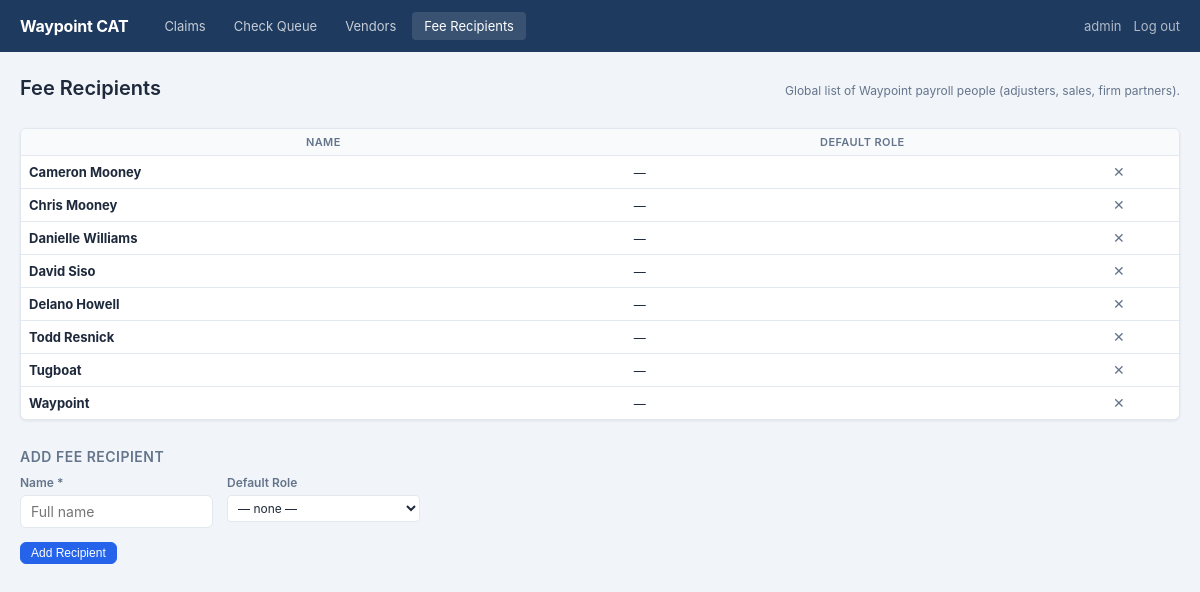
/fee-recipients (signed in), run on the app's committed database.
### tables this page shows
CREATE TABLE users (
    id            INTEGER PRIMARY KEY AUTOINCREMENT,
    username      TEXT NOT NULL UNIQUE,
    password_hash TEXT NOT NULL,
    created_at    TEXT NOT NULL
);

CREATE TABLE fee_recipients (
    id           INTEGER PRIMARY KEY AUTOINCREMENT,
    name         TEXT NOT NULL UNIQUE,
    default_role TEXT,
    created_at   TEXT NOT NULL
);

### main.py (the view)
@app.route("/fee-recipients")
@login_required
def fee_recipients_list():
    recipients = db_module.get_all_fee_recipients()
    return render_template("fee_recipients.html", recipients=recipients,
                           roles=ASSIGNEE_ROLES)

### auth.py (called while the page is built)
@login_manager.user_loader
def load_user(user_id: str) -> User | None:
    row = db.get_user_by_id(int(user_id))
    if row:
        return User(row["id"], row["username"])
    return None

### db.py (called while the page is built)
def get_db() -> sqlite3.Connection:
    if "db" not in g:
        g.db = sqlite3.connect(config.DB_PATH)
        g.db.row_factory = sqlite3.Row
        g.db.execute("PRAGMA foreign_keys = ON")
    return g.db

def _row(conn, query, params=()):
    return conn.execute(query, params).fetchone()

def _rows(conn, query, params=()):
    return [dict(r) for r in conn.execute(query, params).fetchall()]

def get_user_by_id(user_id: int) -> dict | None:
    row = _row(get_db(), "SELECT * FROM users WHERE id = ?", (user_id,))
    return dict(row) if row else None

def get_all_fee_recipients() -> list[dict]:
    return _rows(get_db(), "SELECT * FROM fee_recipients ORDER BY name")

### templates/fee_recipients.html (shortened to what this page needs)
{% extends "base.html" %}
{% block content %}
<div class="page-header">
  <h2>Fee Recipients</h2>
  <p class="text-muted text-small" style="margin-top:4px">
    Global list of Waypoint payroll people (adjusters, sales, firm partners).
  </p>
</div>
<section class="section" id="recipients-section">
  <div class="table-wrap">
    <table class="table table-compact">
      <thead>
        <tr>
          <th>Name</th>
          <th>Default Role</th>
          <th class="actions-col"></th>
        </tr>
      </thead>
      <tbody>
        {% for r in recipients %}
        <tr id="recipient-{{ r.id }}">
          <td><strong>{{ r.name }}</strong></td>
          <td class="capitalize text-small">{{ r.default_role or '—' }}</td>
          <td class="actions-col nowrap">
            <button class="btn-icon btn-icon-danger"
                    hx-delete="{{ url_for('fee_recipient_delete', rid=r.id) }}"
                    hx-target="#recipients-section"
                    hx-swap="outerHTML"
                    hx-confirm="Remove '{{ r.name }}'?">✕</button>
          </td>
        </tr>
        {% else %}
        <tr><td colspan="3" class="text-center text-muted" style="padding:20px">No fee recipients yet.</td></tr>
        {% endfor %}
      </tbody>
    </table>
  </div>
</section>
<section class="section">
  <div class="section-header"><h3>Add Fee Recipient</h3></div>
  <form hx-post="{{ url_for('fee_recipient_create') }}"
        hx-target="#recipients-section"
        hx-swap="outerHTML">
    <div class="form-grid-2" style="max-width:400px">
      <div class="field">
        <label>Name *</label>
        <input type="text" name="name" class="input-sm" required placeholder="Full name">
      </div>
      <div class="field">
        <label>Default Role</label>
        <select name="default_role" class="select-sm">
          <option value="">— none —</option>
        </select>
      </div>
    </div>
    <button type="submit" class="btn btn-primary btn-sm">Add Recipient</button>
  </form>
</section>
{% endblock %}

### templates/base.html (shortened to what this page needs)
<!DOCTYPE html>
<html lang="en">
<head>
  <link rel="stylesheet" href="{{ url_for('static', filename='style.css') }}">
</head>
<body>
{% if current_user.is_authenticated %}
<nav class="nav">
  <div class="nav-brand">
    <a href="{{ url_for('claims_list') }}">Waypoint CAT</a>
  </div>
  <div class="nav-links">
    <a href="{{ url_for('claims_list') }}" class="{% if request.endpoint == 'claims_list' %}active{% endif %}">Claims</a>
    <a href="{{ url_for('checks_queue') }}" class="{% if request.endpoint == 'checks_queue' %}active{% endif %}">Check Queue</a>
    <a href="{{ url_for('vendors_list') }}" class="{% if request.endpoint == 'vendors_list' %}active{% endif %}">Vendors</a>
    <a href="{{ url_for('fee_recipients_list') }}" class="{% if request.endpoint == 'fee_recipients_list' %}active{% endif %}">Fee Recipients</a>
  </div>
  <div class="nav-user">
    <span>{{ current_user.username }}</span>
    <a href="{{ url_for('logout') }}">Log out</a>
  </div>
</nav>
{% endif %}
<main class="main">
  {% block content %}{% endblock %}
</main>
</body>
</html>

### static/style.css (style rules this page uses)
*, *::before, *::after { box-sizing: border-box; margin: 0; padding: 0; }
:root { --navy: #1e3a5f; --blue: #2563eb; --green: #059669; --red: #dc2626; --bg: #f1f5f9; --card: #ffffff; --border: #e2e8f0; --text: #1e293b; --muted: #64748b; --shadow: 0 1px 3px rgba(0,0,0,.08); --radius: 6px; --font: -apple-system, BlinkMacSystemFont, "Segoe UI", Roboto, sans-serif; }
body { font-family: var(--font); font-size: 14px; color: var(--text); background: var(--bg); min-height: 100vh; }
a { color: var(--blue); text-decoration: none; }
.nav { background: var(--navy); display: flex; align-items: center; padding: 0 20px; height: 52px; gap: 24px; position: sticky; top: 0; z-index: 100; }
.nav-brand a { color: #fff; font-weight: 700; font-size: 16px; letter-spacing: -.2px; }
.nav-links { display: flex; gap: 4px; flex: 1; }
.nav-links a { color: rgba(255,255,255,.75); padding: 6px 12px; border-radius: 4px; font-size: 13px; }
.nav-links a:hover, .nav-links a.active { background: rgba(255,255,255,.12); color: #fff; text-decoration: none; }
.nav-user { display: flex; align-items: center; gap: 12px; color: rgba(255,255,255,.65); font-size: 13px; }
.nav-user a { color: rgba(255,255,255,.65); }
.main { max-width: 1400px; margin: 0 auto; padding: 24px 20px 60px; }
.page-header { display: flex; align-items: center; justify-content: space-between; margin-bottom: 20px; flex-wrap: wrap; gap: 12px; }
.page-header h2 { font-size: 20px; font-weight: 600; }
.section { margin-top: 28px; }
.section-header { display: flex; align-items: center; justify-content: space-between; margin-bottom: 10px; }
.section-header h3 { font-size: 14px; font-weight: 600; text-transform: uppercase; letter-spacing: .5px; color: var(--muted); }
.table-wrap { background: var(--card); border: 1px solid var(--border); border-radius: var(--radius); overflow: hidden; box-shadow: var(--shadow); margin-bottom: 8px; }
.table { width: 100%; border-collapse: collapse; font-size: 13px; }
.table th { background: #f8fafc; font-size: 11px; font-weight: 600; text-transform: uppercase; letter-spacing: .4px; color: var(--muted); padding: 8px 10px; border-bottom: 1px solid var(--border); white-space: nowrap; }
.table td { padding: 8px 10px; border-bottom: 1px solid var(--border); vertical-align: middle; }
.table tbody tr:last-child td { border-bottom: none; }
.table-compact th, .table-compact td { padding: 6px 8px; }
.nowrap { white-space: nowrap; }
.capitalize { text-transform: capitalize; }
.text-small { font-size: 12px; }
.text-muted { color: var(--muted); }
.actions-col { width: 80px; white-space: nowrap; }
.btn { display: inline-flex; align-items: center; gap: 4px; padding: 7px 14px; border-radius: var(--radius); font-size: 13px; font-weight: 500; cursor: pointer; border: 1px solid transparent; line-height: 1; white-space: nowrap; transition: background .12s, border-color .12s; }
.btn-primary { background: var(--blue); color: #fff; border-color: var(--blue); }
.btn-sm { padding: 4px 10px; font-size: 12px; }
.btn-icon { background: none; border: none; cursor: pointer; padding: 3px 6px; font-size: 14px; color: var(--muted); border-radius: 3px; line-height: 1; }
.field { display: flex; flex-direction: column; gap: 5px; margin-bottom: 14px; }
.field label { font-size: 12px; font-weight: 600; color: var(--muted); }
input[type="text"], input[type="password"], input[type="number"], input[type="date"], input[type="email"], select, textarea { border: 1px solid var(--border); border-radius: var(--radius); padding: 7px 10px; font-size: 14px; font-family: var(--font); color: var(--text); background: #fff; width: 100%; transition: border-color .12s; }
.input-sm { padding: 4px 6px; font-size: 12px; border-radius: 4px; width: 100%; min-width: 50px; }
.form-grid-2 { display: grid; grid-template-columns: 1fr 1fr; gap: 14px; }
.select-sm { padding: 4px 6px; font-size: 12px; border-radius: 4px; width: auto; max-width: 220px; }

### data on the page
users: username "admin"
fee_recipients: name "Cameron Mooney", default_role "—"
fee_recipients: name "Chris Mooney", default_role "—"
fee_recipients: name "Danielle Williams", default_role "—"
fee_recipients: name "David Siso", default_role "—"
fee_recipients: name "Delano Howell", default_role "—"
fee_recipients: name "Todd Resnick", default_role "—"
fee_recipients: name "Tugboat", default_role "—"
fee_recipients: name "Waypoint", default_role "—"
